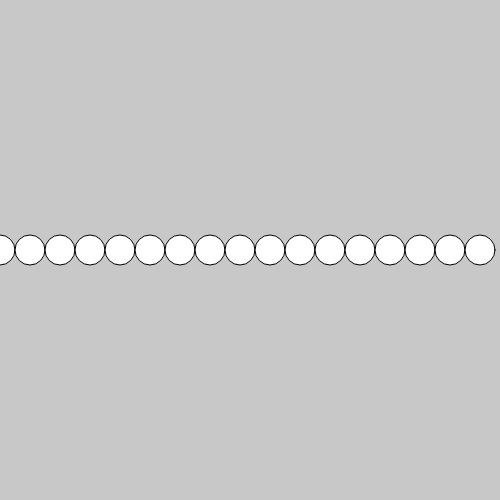
Frame 1 (no input)
Frame 60 (no input): identical to frame 1, image omitted
Frame 120 (the mouse pressed at the canvas centre since frame 60): identical to frame 1, image omitted

The p5.js sketch that drew this single still picture (run headless with seeded random() and noise() and a simulated clock; from frame 60 on, the mouse is pressed at the canvas centre):

// p5.js sketch
// ── sketch.js
var circleX;
var circleSize;

function setup() {
  createCanvas(500, 500);
  circleSize = 30;
}

function draw() {
  background(200);

  for(circleX = 0; circleX <= width; circleX = circleX + circleSize) {
    ellipse(circleX, height/2, circleSize, circleSize);
  }

}
